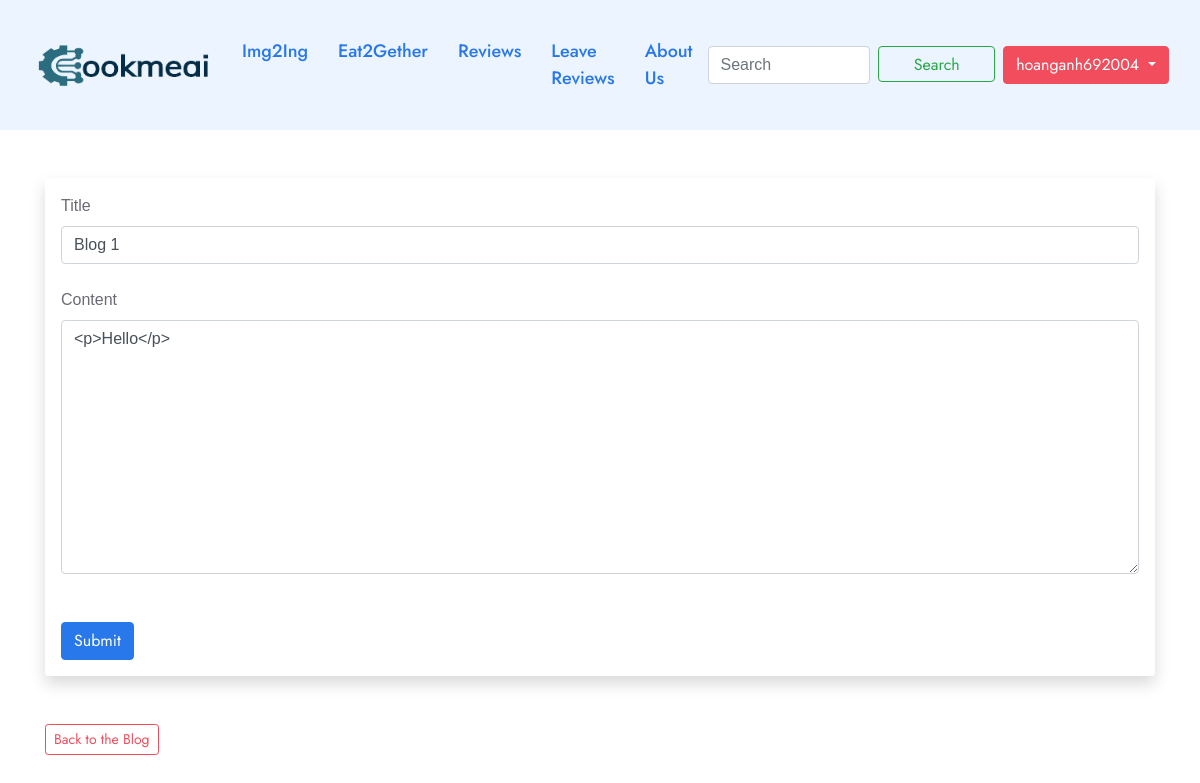
Page /posts/edit/1 (signed in) on the earlier database version.
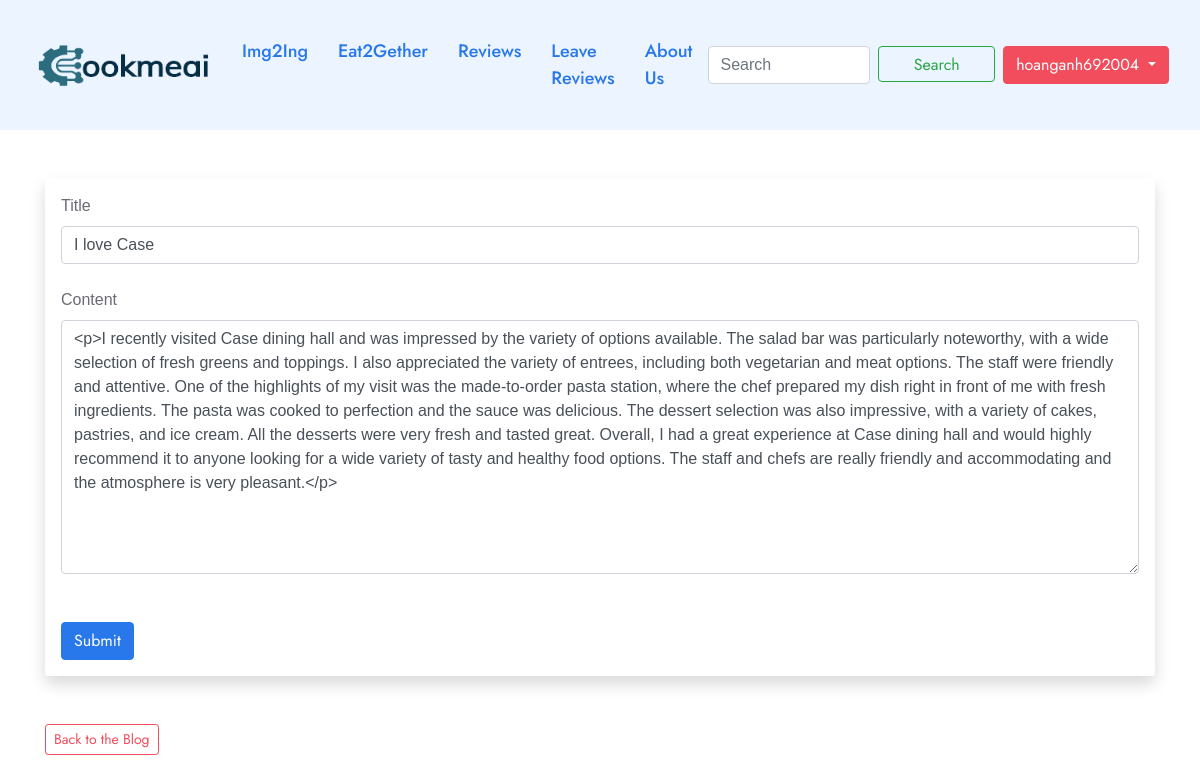
Same page on the later database version.
### app.py (models this page shows)
class Posts(db.Model):
    id = db.Column(db.Integer, primary_key=True)
    title = db.Column(db.String(255))
    content = db.Column(db.Text())
    date_posted = db.Column(db.DateTime, default=datetime.utcnow)
    slug = db.Column(db.String(255))
    poster_id = db.Column(db.Integer, db.ForeignKey('users.id'))

### app.py (the view, shortened to what this page needs)
@app.route('/posts/edit/<int:id>', methods=['GET', 'POST'])
@login_required
def edit_post(id):
    post = Posts.query.get_or_404(id)
    form = PostForm()
    if current_user.id == post.poster_id:
        form.title.data = post.title
        form.slug.data = post.slug
        form.content.data = post.content
        return render_template('edit_post.html', form=form)
    else:
        flash("You aren't authorized to edit the post")
        posts = Posts.query.order_by(Posts.date_posted)
        return render_template('posts.html', posts=posts)

### forms.py
class PostForm(FlaskForm):
    title = StringField('Title', validators=[DataRequired()])
    content = CKEditorField('Content', validators=[DataRequired()], widget=TextArea())
    slug = StringField("Slug", validators=[DataRequired()], default='')
    submit = SubmitField('Submit')

class SearchForm(FlaskForm):
    searched = StringField('Searched', validators=[DataRequired()])
    submit = SubmitField()

### app.py (called while the page is built)
@login_manager.user_loader
def load_user(user_id):
    return Users.query.get(int(user_id))

@app.context_processor
def base():
    form = SearchForm()
    return dict(form=form)

### templates/edit_post.html (shortened to what this page needs)
{% extends 'base.html' %}
{% block content %}
<br><br>
<div class="shadow p-3 mb-5 bg-body rounded">
    <form action="" method="POST">
        {{ form.title.label(class = 'form-label') }}
        {{ form.title(class='form-control') }}
        <br>
        {{ form.content.label(class = 'form-label') }}
        {{ form.content(class='form-control', rows = '10') }}
        <br>
        <br>
        {{ form.submit(class='btn btn-primary') }}
    </form>
</div>
<a href="{{ url_for('posts') }}" class="btn btn-outline-secondary btn-sm">Back to the Blog</a>
{% endblock %}

Differences in the rows shown:
changed Posts: title "Blog 1" → "I love Case"; content "<p>Hello</p>" → "<p>I recently visited Case dining hall and was impressed by the variety of options available. The salad bar was particularly noteworthy, with a wide selection of fresh greens and toppings. I also appreciated the variety of entrees, including both vegetarian and meat options. The staff were friendly and attentive. One of the highlights of my visit was the made-to-order pasta station, where the chef prepared my dish right in front of me with fresh ingredients. The pasta was cooked to perfection and the sauce was delicious. The dessert selection was also impressive, with a variety of cakes, pastries, and ice cream. All the desserts were very fresh and tasted great. Overall, I had a great…"
